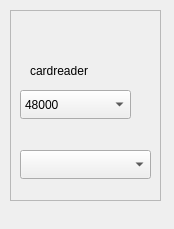
<?xml version="1.0" encoding="UTF-8"?>
<ui version="4.0">
 <class>Form</class>
 <widget class="QWidget" name="Form">
  <property name="geometry">
   <rect>
    <x>0</x>
    <y>0</y>
    <width>174</width>
    <height>229</height>
   </rect>
  </property>
  <property name="windowTitle">
   <string>Form</string>
  </property>
  <widget class="QFrame" name="frame">
   <property name="geometry">
    <rect>
     <x>10</x>
     <y>10</y>
     <width>151</width>
     <height>191</height>
    </rect>
   </property>
   <property name="frameShape">
    <enum>QFrame::StyledPanel</enum>
   </property>
   <property name="frameShadow">
    <enum>QFrame::Raised</enum>
   </property>
   <widget class="QComboBox" name="cardSelector">
    <property name="geometry">
     <rect>
      <x>10</x>
      <y>140</y>
      <width>131</width>
      <height>29</height>
     </rect>
    </property>
   </widget>
   <widget class="QLabel" name="label">
    <property name="geometry">
     <rect>
      <x>20</x>
      <y>40</y>
      <width>101</width>
      <height>41</height>
     </rect>
    </property>
    <property name="text">
     <string>cardreader</string>
    </property>
   </widget>
   <widget class="QComboBox" name="rateSelector">
    <property name="geometry">
     <rect>
      <x>10</x>
      <y>80</y>
      <width>111</width>
      <height>29</height>
     </rect>
    </property>
    <item>
     <property name="text">
      <string>48000</string>
     </property>
    </item>
    <item>
     <property name="text">
      <string>96000</string>
     </property>
    </item>
    <item>
     <property name="text">
      <string>192000</string>
     </property>
    </item>
   </widget>
  </widget>
 </widget>
 <resources/>
 <connections/>
</ui>
